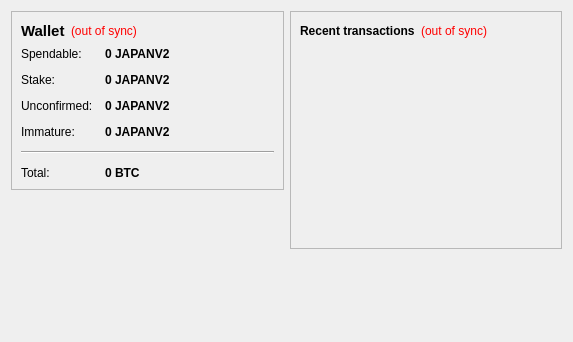
<?xml version="1.0" encoding="UTF-8"?>
<ui version="4.0">
 <class>OverviewPage</class>
 <widget class="QWidget" name="OverviewPage">
  <property name="geometry">
   <rect>
    <x>0</x>
    <y>0</y>
    <width>573</width>
    <height>342</height>
   </rect>
  </property>
  <property name="windowTitle">
   <string>Form</string>
  </property>
  <layout class="QHBoxLayout" name="horizontalLayout" stretch="1,1">
   <item>
    <layout class="QVBoxLayout" name="verticalLayout_2">
     <item>
      <widget class="QFrame" name="frame">
       <property name="frameShape">
        <enum>QFrame::StyledPanel</enum>
       </property>
       <property name="frameShadow">
        <enum>QFrame::Raised</enum>
       </property>
       <layout class="QVBoxLayout" name="verticalLayout_4">
        <item>
         <layout class="QHBoxLayout" name="horizontalLayout_4">
          <item>
           <widget class="QLabel" name="label_5">
            <property name="font">
             <font>
              <pointsize>11</pointsize>
              <weight>75</weight>
              <bold>true</bold>
             </font>
            </property>
            <property name="text">
             <string>Wallet</string>
            </property>
           </widget>
          </item>
          <item>
           <widget class="QLabel" name="labelWalletStatus">
            <property name="toolTip">
             <string>The displayed information may be out of date. Your wallet automatically synchronizes with the JAPANv2 network after a connection is established, but this process has not completed yet.</string>
            </property>
            <property name="styleSheet">
             <string notr="true">QLabel { color: red; }</string>
            </property>
            <property name="text">
             <string notr="true">(out of sync)</string>
            </property>
            <property name="alignment">
             <set>Qt::AlignLeading|Qt::AlignLeft|Qt::AlignVCenter</set>
            </property>
           </widget>
          </item>
          <item>
           <spacer name="horizontalSpacer_2">
            <property name="orientation">
             <enum>Qt::Horizontal</enum>
            </property>
            <property name="sizeHint" stdset="0">
             <size>
              <width>40</width>
              <height>20</height>
             </size>
            </property>
           </spacer>
          </item>
         </layout>
        </item>
        <item>
         <layout class="QFormLayout" name="formLayout_2">
          <property name="fieldGrowthPolicy">
           <enum>QFormLayout::AllNonFixedFieldsGrow</enum>
          </property>
          <property name="horizontalSpacing">
           <number>12</number>
          </property>
          <property name="verticalSpacing">
           <number>12</number>
          </property>
          <item row="0" column="0">
           <widget class="QLabel" name="label">
            <property name="text">
             <string>Spendable:</string>
            </property>
           </widget>
          </item>
          <item row="0" column="1">
           <widget class="QLabel" name="labelBalance">
            <property name="font">
             <font>
              <weight>75</weight>
              <bold>true</bold>
             </font>
            </property>
            <property name="cursor">
             <cursorShape>IBeamCursor</cursorShape>
            </property>
            <property name="toolTip">
             <string>Your current spendable balance</string>
            </property>
            <property name="text">
             <string notr="true">0 JAPANV2</string>
            </property>
            <property name="textInteractionFlags">
             <set>Qt::LinksAccessibleByMouse|Qt::TextSelectableByKeyboard|Qt::TextSelectableByMouse</set>
            </property>
           </widget>
          </item>
          <item row="1" column="0">
           <widget class="QLabel" name="label_6">
            <property name="text">
             <string>Stake:</string>
            </property>
           </widget>
          </item>
          <item row="1" column="1">
           <widget class="QLabel" name="labelStake">
            <property name="font">
             <font>
              <weight>75</weight>
              <bold>true</bold>
             </font>
            </property>
            <property name="cursor">
             <cursorShape>IBeamCursor</cursorShape>
            </property>
            <property name="toolTip">
             <string>Total of coins that was staked, and do not yet count toward the current balance</string>
            </property>
            <property name="text">
             <string notr="true">0 JAPANV2</string>
            </property>
            <property name="textInteractionFlags">
             <set>Qt::LinksAccessibleByMouse|Qt::TextSelectableByKeyboard|Qt::TextSelectableByMouse</set>
            </property>
           </widget>
          </item>
          <item row="2" column="0">
           <widget class="QLabel" name="label_3">
            <property name="text">
             <string>Unconfirmed:</string>
            </property>
           </widget>
          </item>
          <item row="2" column="1">
           <widget class="QLabel" name="labelUnconfirmed">
            <property name="font">
             <font>
              <weight>75</weight>
              <bold>true</bold>
             </font>
            </property>
            <property name="cursor">
             <cursorShape>IBeamCursor</cursorShape>
            </property>
            <property name="toolTip">
             <string>Total of transactions that have yet to be confirmed, and do not yet count toward the current balance</string>
            </property>
            <property name="text">
             <string notr="true">0 JAPANV2</string>
            </property>
            <property name="textInteractionFlags">
             <set>Qt::LinksAccessibleByMouse|Qt::TextSelectableByKeyboard|Qt::TextSelectableByMouse</set>
            </property>
           </widget>
          </item>
          <item row="3" column="0">
           <widget class="QLabel" name="labelImmatureText">
            <property name="text">
             <string>Immature:</string>
            </property>
           </widget>
          </item>
          <item row="3" column="1">
           <widget class="QLabel" name="labelImmature">
            <property name="font">
             <font>
              <weight>75</weight>
              <bold>true</bold>
             </font>
            </property>
            <property name="toolTip">
             <string>Mined balance that has not yet matured</string>
            </property>
            <property name="text">
             <string notr="true">0 JAPANV2</string>
            </property>
            <property name="textInteractionFlags">
             <set>Qt::LinksAccessibleByMouse|Qt::TextSelectableByKeyboard|Qt::TextSelectableByMouse</set>
            </property>
           </widget>
          </item>
          <item row="4" column="0" colspan="2">
           <widget class="Line" name="line">
            <property name="orientation">
             <enum>Qt::Horizontal</enum>
            </property>
           </widget>
          </item>
          <item row="5" column="0">
           <widget class="QLabel" name="labelTotalText">
            <property name="text">
             <string>Total:</string>
            </property>
           </widget>
          </item>
          <item row="5" column="1">
           <widget class="QLabel" name="labelTotal">
            <property name="font">
             <font>
              <weight>75</weight>
              <bold>true</bold>
             </font>
            </property>
            <property name="cursor">
             <cursorShape>IBeamCursor</cursorShape>
            </property>
            <property name="toolTip">
             <string>Your current total balance</string>
            </property>
            <property name="text">
             <string notr="true">0 BTC</string>
            </property>
            <property name="textInteractionFlags">
             <set>Qt::LinksAccessibleByMouse|Qt::TextSelectableByKeyboard|Qt::TextSelectableByMouse</set>
            </property>
           </widget>
          </item>
         </layout>
        </item>
       </layout>
      </widget>
     </item>
     <item>
      <spacer name="verticalSpacer">
       <property name="orientation">
        <enum>Qt::Vertical</enum>
       </property>
       <property name="sizeHint" stdset="0">
        <size>
         <width>20</width>
         <height>40</height>
        </size>
       </property>
      </spacer>
     </item>
    </layout>
   </item>
   <item>
    <layout class="QVBoxLayout" name="verticalLayout_3">
     <item>
      <widget class="QFrame" name="frame_2">
       <property name="frameShape">
        <enum>QFrame::StyledPanel</enum>
       </property>
       <property name="frameShadow">
        <enum>QFrame::Raised</enum>
       </property>
       <layout class="QVBoxLayout" name="verticalLayout">
        <item>
         <layout class="QHBoxLayout" name="horizontalLayout_2">
          <item>
           <widget class="QLabel" name="label_4">
            <property name="text">
             <string>&lt;b&gt;Recent transactions&lt;/b&gt;</string>
            </property>
           </widget>
          </item>
          <item>
           <widget class="QLabel" name="labelTransactionsStatus">
            <property name="toolTip">
             <string>The displayed information may be out of date. Your wallet automatically synchronizes with the JAPANv2 network after a connection is established, but this process has not completed yet.</string>
            </property>
            <property name="styleSheet">
             <string notr="true">QLabel { color: red; }</string>
            </property>
            <property name="text">
             <string notr="true">(out of sync)</string>
            </property>
            <property name="alignment">
             <set>Qt::AlignRight|Qt::AlignTrailing|Qt::AlignVCenter</set>
            </property>
           </widget>
          </item>
          <item>
           <spacer name="horizontalSpacer">
            <property name="orientation">
             <enum>Qt::Horizontal</enum>
            </property>
            <property name="sizeHint" stdset="0">
             <size>
              <width>40</width>
              <height>20</height>
             </size>
            </property>
           </spacer>
          </item>
         </layout>
        </item>
        <item>
         <widget class="QListView" name="listTransactions">
          <property name="styleSheet">
           <string notr="true">QListView { background: transparent; }</string>
          </property>
          <property name="frameShape">
           <enum>QFrame::NoFrame</enum>
          </property>
          <property name="verticalScrollBarPolicy">
           <enum>Qt::ScrollBarAlwaysOff</enum>
          </property>
          <property name="horizontalScrollBarPolicy">
           <enum>Qt::ScrollBarAlwaysOff</enum>
          </property>
          <property name="selectionMode">
           <enum>QAbstractItemView::NoSelection</enum>
          </property>
         </widget>
        </item>
       </layout>
      </widget>
     </item>
     <item>
      <spacer name="verticalSpacer_2">
       <property name="orientation">
        <enum>Qt::Vertical</enum>
       </property>
       <property name="sizeHint" stdset="0">
        <size>
         <width>20</width>
         <height>40</height>
        </size>
       </property>
      </spacer>
     </item>
    </layout>
   </item>
  </layout>
 </widget>
 <resources/>
 <connections/>
</ui>
